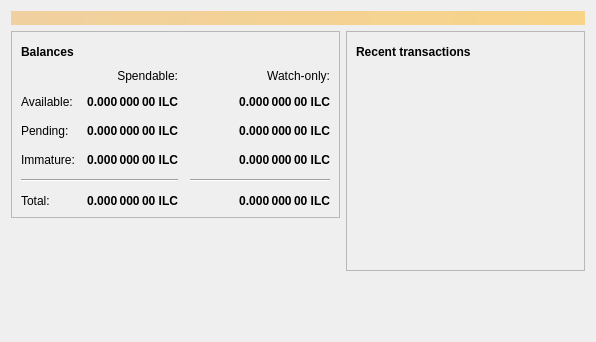
<?xml version="1.0" encoding="UTF-8"?>
<ui version="4.0">
 <class>OverviewPage</class>
 <widget class="QWidget" name="OverviewPage">
  <property name="geometry">
   <rect>
    <x>0</x>
    <y>0</y>
    <width>596</width>
    <height>342</height>
   </rect>
  </property>
  <property name="windowTitle">
   <string>Form</string>
  </property>
  <layout class="QVBoxLayout" name="topLayout">
   <item>
    <widget class="QLabel" name="labelAlerts">
     <property name="visible">
      <bool>false</bool>
     </property>
     <property name="styleSheet">
      <string notr="true">QLabel { background-color: qlineargradient(x1: 0, y1: 0, x2: 1, y2: 0, stop:0 #F0D0A0, stop:1 #F8D488); color:#000000; }</string>
     </property>
     <property name="wordWrap">
      <bool>true</bool>
     </property>
     <property name="margin">
      <number>3</number>
     </property>
     <property name="textInteractionFlags">
      <set>Qt::TextSelectableByMouse</set>
     </property>
    </widget>
   </item>
   <item>
    <layout class="QHBoxLayout" name="horizontalLayout" stretch="1,1">
     <item>
      <layout class="QVBoxLayout" name="verticalLayout_2">
       <item>
        <widget class="QFrame" name="frame">
         <property name="frameShape">
          <enum>QFrame::StyledPanel</enum>
         </property>
         <property name="frameShadow">
          <enum>QFrame::Raised</enum>
         </property>
         <layout class="QVBoxLayout" name="verticalLayout_4">
          <item>
           <layout class="QHBoxLayout" name="horizontalLayout_4">
            <item>
             <widget class="QLabel" name="label_5">
              <property name="font">
               <font>
                <weight>75</weight>
                <bold>true</bold>
               </font>
              </property>
              <property name="text">
               <string>Balances</string>
              </property>
             </widget>
            </item>
            <item>
             <widget class="QPushButton" name="labelWalletStatus">
              <property name="enabled">
               <bool>true</bool>
              </property>
              <property name="maximumSize">
               <size>
                <width>30</width>
                <height>16777215</height>
               </size>
              </property>
              <property name="toolTip">
               <string>The displayed information may be out of date. Your wallet automatically synchronizes with the Ilancoin network after a connection is established, but this process has not completed yet.</string>
              </property>
              <property name="text">
               <string/>
              </property>
              <property name="icon">
               <iconset resource="../ilancoin.qrc">
                <normaloff>:/icons/warning</normaloff>
                <disabledoff>:/icons/warning</disabledoff>:/icons/warning</iconset>
              </property>
              <property name="iconSize">
               <size>
                <width>24</width>
                <height>24</height>
               </size>
              </property>
              <property name="flat">
               <bool>true</bool>
              </property>
             </widget>
            </item>
            <item>
             <spacer name="horizontalSpacer_3">
              <property name="orientation">
               <enum>Qt::Horizontal</enum>
              </property>
              <property name="sizeHint" stdset="0">
               <size>
                <width>40</width>
                <height>20</height>
               </size>
              </property>
             </spacer>
            </item>
           </layout>
          </item>
          <item>
           <layout class="QGridLayout" name="gridLayout">
            <property name="spacing">
             <number>12</number>
            </property>
            <item row="2" column="2">
             <widget class="QLabel" name="labelWatchPending">
              <property name="font">
               <font>
                <weight>75</weight>
                <bold>true</bold>
               </font>
              </property>
              <property name="cursor">
               <cursorShape>IBeamCursor</cursorShape>
              </property>
              <property name="toolTip">
               <string>Unconfirmed transactions to watch-only addresses</string>
              </property>
              <property name="text">
               <string notr="true">0.000 000 00 ILC</string>
              </property>
              <property name="alignment">
               <set>Qt::AlignRight|Qt::AlignTrailing|Qt::AlignVCenter</set>
              </property>
              <property name="textInteractionFlags">
               <set>Qt::LinksAccessibleByMouse|Qt::TextSelectableByKeyboard|Qt::TextSelectableByMouse</set>
              </property>
             </widget>
            </item>
            <item row="2" column="1">
             <widget class="QLabel" name="labelUnconfirmed">
              <property name="font">
               <font>
                <weight>75</weight>
                <bold>true</bold>
               </font>
              </property>
              <property name="cursor">
               <cursorShape>IBeamCursor</cursorShape>
              </property>
              <property name="toolTip">
               <string>Total of transactions that have yet to be confirmed, and do not yet count toward the spendable balance</string>
              </property>
              <property name="text">
               <string notr="true">0.000 000 00 ILC</string>
              </property>
              <property name="alignment">
               <set>Qt::AlignRight|Qt::AlignTrailing|Qt::AlignVCenter</set>
              </property>
              <property name="textInteractionFlags">
               <set>Qt::LinksAccessibleByMouse|Qt::TextSelectableByKeyboard|Qt::TextSelectableByMouse</set>
              </property>
             </widget>
            </item>
            <item row="3" column="2">
             <widget class="QLabel" name="labelWatchImmature">
              <property name="font">
               <font>
                <weight>75</weight>
                <bold>true</bold>
               </font>
              </property>
              <property name="cursor">
               <cursorShape>IBeamCursor</cursorShape>
              </property>
              <property name="toolTip">
               <string>Mined balance in watch-only addresses that has not yet matured</string>
              </property>
              <property name="text">
               <string notr="true">0.000 000 00 ILC</string>
              </property>
              <property name="alignment">
               <set>Qt::AlignRight|Qt::AlignTrailing|Qt::AlignVCenter</set>
              </property>
              <property name="textInteractionFlags">
               <set>Qt::LinksAccessibleByMouse|Qt::TextSelectableByKeyboard|Qt::TextSelectableByMouse</set>
              </property>
             </widget>
            </item>
            <item row="4" column="0" colspan="2">
             <widget class="Line" name="line">
              <property name="orientation">
               <enum>Qt::Horizontal</enum>
              </property>
             </widget>
            </item>
            <item row="4" column="2">
             <widget class="Line" name="lineWatchBalance">
              <property name="sizePolicy">
               <sizepolicy hsizetype="Preferred" vsizetype="Fixed">
                <horstretch>0</horstretch>
                <verstretch>0</verstretch>
               </sizepolicy>
              </property>
              <property name="minimumSize">
               <size>
                <width>140</width>
                <height>0</height>
               </size>
              </property>
              <property name="orientation">
               <enum>Qt::Horizontal</enum>
              </property>
             </widget>
            </item>
            <item row="5" column="0">
             <widget class="QLabel" name="labelTotalText">
              <property name="text">
               <string>Total:</string>
              </property>
             </widget>
            </item>
            <item row="3" column="1">
             <widget class="QLabel" name="labelImmature">
              <property name="font">
               <font>
                <weight>75</weight>
                <bold>true</bold>
               </font>
              </property>
              <property name="cursor">
               <cursorShape>IBeamCursor</cursorShape>
              </property>
              <property name="toolTip">
               <string>Mined balance that has not yet matured</string>
              </property>
              <property name="text">
               <string notr="true">0.000 000 00 ILC</string>
              </property>
              <property name="alignment">
               <set>Qt::AlignRight|Qt::AlignTrailing|Qt::AlignVCenter</set>
              </property>
              <property name="textInteractionFlags">
               <set>Qt::LinksAccessibleByMouse|Qt::TextSelectableByKeyboard|Qt::TextSelectableByMouse</set>
              </property>
             </widget>
            </item>
            <item row="2" column="3">
             <spacer name="horizontalSpacer_2">
              <property name="orientation">
               <enum>Qt::Horizontal</enum>
              </property>
              <property name="sizeHint" stdset="0">
               <size>
                <width>40</width>
                <height>20</height>
               </size>
              </property>
             </spacer>
            </item>
            <item row="3" column="0">
             <widget class="QLabel" name="labelImmatureText">
              <property name="text">
               <string>Immature:</string>
              </property>
             </widget>
            </item>
            <item row="5" column="1">
             <widget class="QLabel" name="labelTotal">
              <property name="font">
               <font>
                <weight>75</weight>
                <bold>true</bold>
               </font>
              </property>
              <property name="cursor">
               <cursorShape>IBeamCursor</cursorShape>
              </property>
              <property name="toolTip">
               <string>Your current total balance</string>
              </property>
              <property name="text">
               <string notr="true">0.000 000 00 ILC</string>
              </property>
              <property name="alignment">
               <set>Qt::AlignRight|Qt::AlignTrailing|Qt::AlignVCenter</set>
              </property>
              <property name="textInteractionFlags">
               <set>Qt::LinksAccessibleByMouse|Qt::TextSelectableByKeyboard|Qt::TextSelectableByMouse</set>
              </property>
             </widget>
            </item>
            <item row="5" column="2">
             <widget class="QLabel" name="labelWatchTotal">
              <property name="font">
               <font>
                <weight>75</weight>
                <bold>true</bold>
               </font>
              </property>
              <property name="cursor">
               <cursorShape>IBeamCursor</cursorShape>
              </property>
              <property name="toolTip">
               <string>Current total balance in watch-only addresses</string>
              </property>
              <property name="text">
               <string notr="true">0.000 000 00 ILC</string>
              </property>
              <property name="alignment">
               <set>Qt::AlignRight|Qt::AlignTrailing|Qt::AlignVCenter</set>
              </property>
              <property name="textInteractionFlags">
               <set>Qt::LinksAccessibleByMouse|Qt::TextSelectableByKeyboard|Qt::TextSelectableByMouse</set>
              </property>
             </widget>
            </item>
            <item row="0" column="2">
             <widget class="QLabel" name="labelWatchonly">
              <property name="text">
               <string>Watch-only:</string>
              </property>
              <property name="alignment">
               <set>Qt::AlignRight|Qt::AlignTrailing|Qt::AlignVCenter</set>
              </property>
             </widget>
            </item>
            <item row="1" column="0">
             <widget class="QLabel" name="labelBalanceText">
              <property name="text">
               <string>Available:</string>
              </property>
             </widget>
            </item>
            <item row="1" column="1">
             <widget class="QLabel" name="labelBalance">
              <property name="font">
               <font>
                <weight>75</weight>
                <bold>true</bold>
               </font>
              </property>
              <property name="cursor">
               <cursorShape>IBeamCursor</cursorShape>
              </property>
              <property name="toolTip">
               <string>Your current spendable balance</string>
              </property>
              <property name="text">
               <string notr="true">0.000 000 00 ILC</string>
              </property>
              <property name="alignment">
               <set>Qt::AlignRight|Qt::AlignTrailing|Qt::AlignVCenter</set>
              </property>
              <property name="textInteractionFlags">
               <set>Qt::LinksAccessibleByMouse|Qt::TextSelectableByKeyboard|Qt::TextSelectableByMouse</set>
              </property>
             </widget>
            </item>
            <item row="1" column="2">
             <widget class="QLabel" name="labelWatchAvailable">
              <property name="font">
               <font>
                <weight>75</weight>
                <bold>true</bold>
               </font>
              </property>
              <property name="cursor">
               <cursorShape>IBeamCursor</cursorShape>
              </property>
              <property name="toolTip">
               <string>Your current balance in watch-only addresses</string>
              </property>
              <property name="text">
               <string notr="true">0.000 000 00 ILC</string>
              </property>
              <property name="alignment">
               <set>Qt::AlignRight|Qt::AlignTrailing|Qt::AlignVCenter</set>
              </property>
              <property name="textInteractionFlags">
               <set>Qt::LinksAccessibleByMouse|Qt::TextSelectableByKeyboard|Qt::TextSelectableByMouse</set>
              </property>
             </widget>
            </item>
            <item row="2" column="0">
             <widget class="QLabel" name="labelPendingText">
              <property name="text">
               <string>Pending:</string>
              </property>
             </widget>
            </item>
            <item row="0" column="1">
             <widget class="QLabel" name="labelSpendable">
              <property name="text">
               <string>Spendable:</string>
              </property>
              <property name="alignment">
               <set>Qt::AlignRight|Qt::AlignTrailing|Qt::AlignVCenter</set>
              </property>
             </widget>
            </item>
           </layout>
          </item>
         </layout>
        </widget>
       </item>
       <item>
        <spacer name="verticalSpacer">
         <property name="orientation">
          <enum>Qt::Vertical</enum>
         </property>
         <property name="sizeHint" stdset="0">
          <size>
           <width>20</width>
           <height>40</height>
          </size>
         </property>
        </spacer>
       </item>
      </layout>
     </item>
     <item>
      <layout class="QVBoxLayout" name="verticalLayout_3">
       <item>
        <widget class="QFrame" name="frame_2">
         <property name="frameShape">
          <enum>QFrame::StyledPanel</enum>
         </property>
         <property name="frameShadow">
          <enum>QFrame::Raised</enum>
         </property>
         <layout class="QVBoxLayout" name="verticalLayout">
          <item>
           <layout class="QHBoxLayout" name="horizontalLayout_2">
            <item>
             <widget class="QLabel" name="label_4">
              <property name="font">
               <font>
                <weight>75</weight>
                <bold>true</bold>
               </font>
              </property>
              <property name="text">
               <string>Recent transactions</string>
              </property>
             </widget>
            </item>
            <item>
             <widget class="QPushButton" name="labelTransactionsStatus">
              <property name="enabled">
               <bool>true</bool>
              </property>
              <property name="maximumSize">
               <size>
                <width>30</width>
                <height>16777215</height>
               </size>
              </property>
              <property name="toolTip">
               <string>The displayed information may be out of date. Your wallet automatically synchronizes with the Ilancoin network after a connection is established, but this process has not completed yet.</string>
              </property>
              <property name="text">
               <string/>
              </property>
              <property name="icon">
               <iconset resource="../ilancoin.qrc">
                <normaloff>:/icons/warning</normaloff>
                <disabledoff>:/icons/warning</disabledoff>:/icons/warning</iconset>
              </property>
              <property name="iconSize">
               <size>
                <width>24</width>
                <height>24</height>
               </size>
              </property>
              <property name="flat">
               <bool>true</bool>
              </property>
             </widget>
            </item>
            <item>
             <spacer name="horizontalSpacer">
              <property name="orientation">
               <enum>Qt::Horizontal</enum>
              </property>
              <property name="sizeHint" stdset="0">
               <size>
                <width>40</width>
                <height>20</height>
               </size>
              </property>
             </spacer>
            </item>
           </layout>
          </item>
          <item>
           <widget class="QListView" name="listTransactions">
            <property name="styleSheet">
             <string notr="true">QListView { background: transparent; }</string>
            </property>
            <property name="frameShape">
             <enum>QFrame::NoFrame</enum>
            </property>
            <property name="verticalScrollBarPolicy">
             <enum>Qt::ScrollBarAlwaysOff</enum>
            </property>
            <property name="horizontalScrollBarPolicy">
             <enum>Qt::ScrollBarAlwaysOff</enum>
            </property>
            <property name="selectionMode">
             <enum>QAbstractItemView::NoSelection</enum>
            </property>
           </widget>
          </item>
         </layout>
        </widget>
       </item>
       <item>
        <spacer name="verticalSpacer_2">
         <property name="orientation">
          <enum>Qt::Vertical</enum>
         </property>
         <property name="sizeHint" stdset="0">
          <size>
           <width>20</width>
           <height>40</height>
          </size>
         </property>
        </spacer>
       </item>
      </layout>
     </item>
    </layout>
   </item>
  </layout>
 </widget>
 <resources/>
 <connections/>
</ui>
